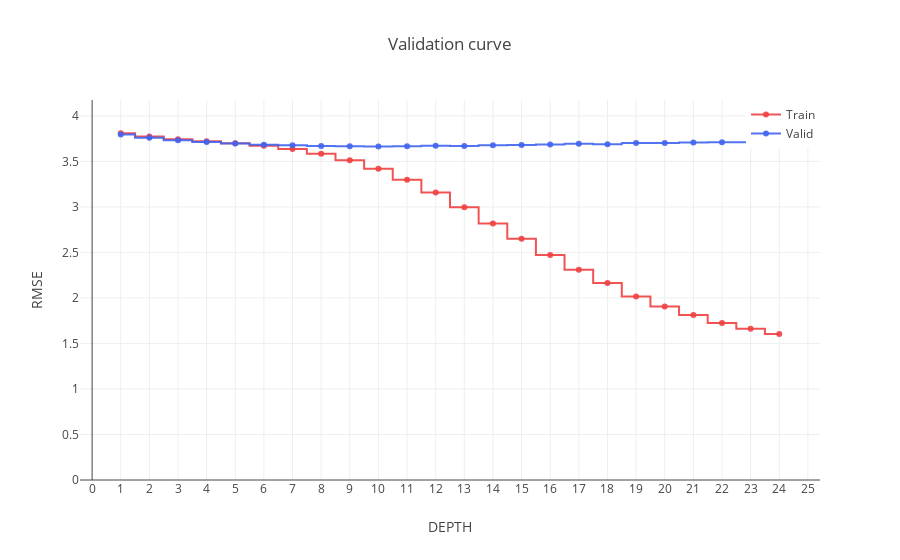

Notebook code for this chart:
### Markdown cell above
## 9.0 Looking for the best depth

### Code cell
%%time

train_results = []
valid_results = []

depths = range(1, 25, 1)

for d in tqdm_notebook(depths):

    model = ExtraTreesRegressor(
        n_estimators=100,
        criterion='mse',
        max_depth=d,
        min_samples_split=2,
        min_samples_leaf=1,
        min_weight_fraction_leaf=0.0,
        max_features='auto',
        max_leaf_nodes=None,
        min_impurity_decrease=0.0,
        min_impurity_split=None,
        bootstrap=True,
        oob_score=False,
        n_jobs=n_threads,
        random_state=random_state,
        verbose=0,
        warm_start=False
    )

    model.fit(
        X=X_train_r[feat[:-1]].replace([np.NAN, np.inf, np.NINF], [0, 0, 0]),
        y=y_train_r,
        sample_weight=None
    )
    
    y_pred_train = model.predict(
        X=X_train_r[feat[:-1]].replace([np.NAN, np.inf, np.NINF], [0, 0, 0]),
    )

    y_pred_test = model.predict(
        X=X_test_r[feat[:-1]].replace([np.NAN, np.inf, np.NINF], [0, 0, 0]),
    )
    
    train_results.append(rmse(y_train_r, y_pred_train))
    valid_results.append(rmse(y_test_r, y_pred_test))
    
plot_vc([d for d in depths], train_results, valid_results)

### Figure 1 — Plotly figure (JSON) as saved in the notebook; plotly's stock layout.template omitted (floating-point values rounded to 4 significant figures)
{"data": [{"connectgaps": true, "line": {"color": "rgba(240, 65, 65, .9)", "shape": "hvh"}, "mode": "lines+markers", "name": "Train", "type": "scatter", "uid": "bdcd7e86-3af7-4882-8aa8-047c21573e02", "x": [1, 2, 3, 4, 5, 6, 7, 8, 9, 10, 11, 12, 13, 14, 15, 16, 17, 18, 19, 20, 21, 22, 23, 24], "y": [3.809, 3.772, 3.743, 3.721, 3.698, 3.671, 3.636, 3.585, 3.513, 3.419, 3.298, 3.158, 2.997, 2.819, 2.651, 2.471, 2.31, 2.164, 2.015, 1.906, 1.813, 1.725, 1.662, 1.605]}, {"connectgaps": true, "line": {"color": "rgba(65, 100, 240, .9)", "shape": "hvh"}, "mode": "lines+markers", "name": "Valid", "type": "scatter", "uid": "0d7ca162-84e6-45c2-895d-61dd1a28b80c", "x": [1, 2, 3, 4, 5, 6, 7, 8, 9, 10, 11, 12, 13, 14, 15, 16, 17, 18, 19, 20, 21, 22, 23, 24], "y": [3.795, 3.76, 3.733, 3.712, 3.696, 3.683, 3.676, 3.669, 3.666, 3.665, 3.667, 3.671, 3.668, 3.677, 3.68, 3.687, 3.695, 3.688, 3.701, 3.703, 3.706, 3.711, 3.71, 3.71]}], "layout": {"legend": {"x": 0.9, "y": 1}, "showlegend": true, "title": {"text": "Validation curve"}, "xaxis": {"dtick": 1, "title": {"text": "DEPTH"}}, "yaxis": {"autorange": false, "range": [0, 4.174], "title": {"text": "RMSE"}}}}
